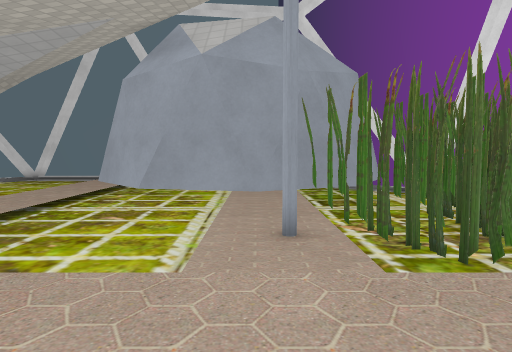
view 1 (above)

18 first-person views from a walk through a Godot game level. The camera is 1.5 m above the floor, tilts 4° down and sees 75° across. The floor is counted in squares, 1 m on a side. Each view is taken from the middle of a square. On the plan, view 1 faces up. The plan holds only what a view shows up to about 15 squares ahead; the rest is blank. The place goes on beyond the plan. Some surface patterns are stand-ins.

view 2
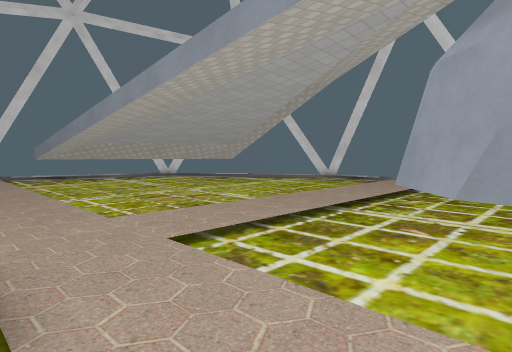

view 3
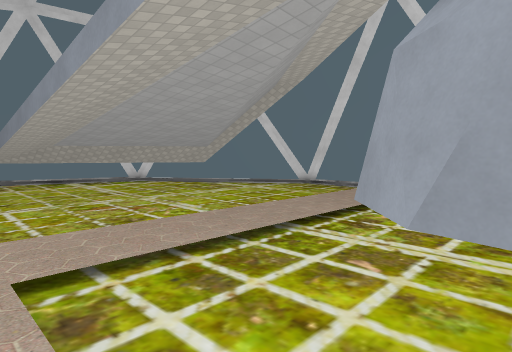

view 4
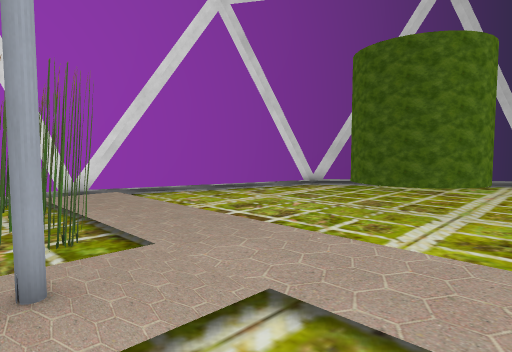

view 5
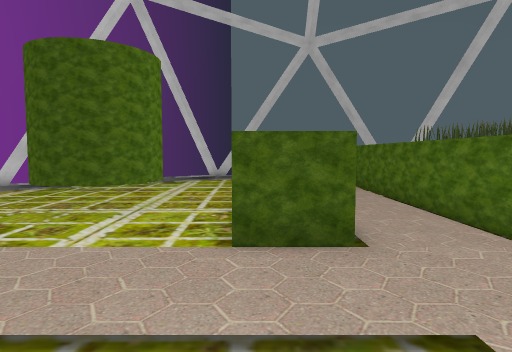

view 6
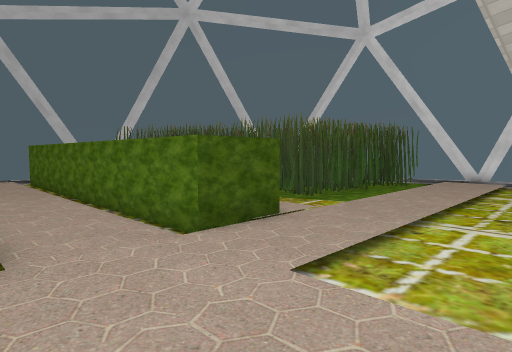

view 7
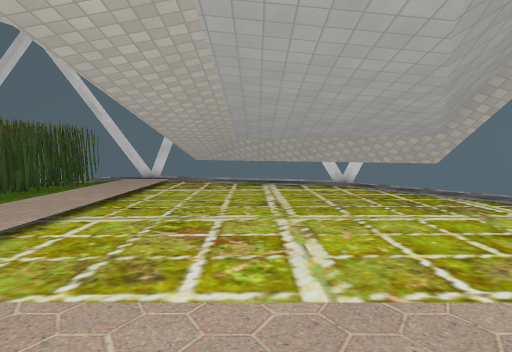

view 8
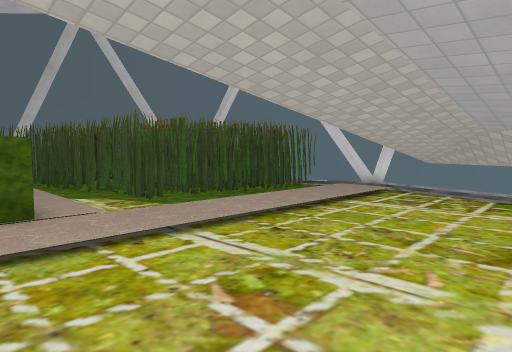

view 9
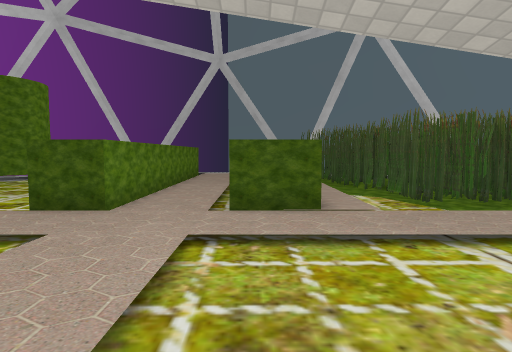

view 10
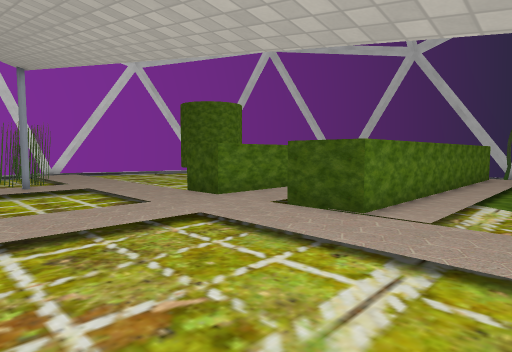

view 11
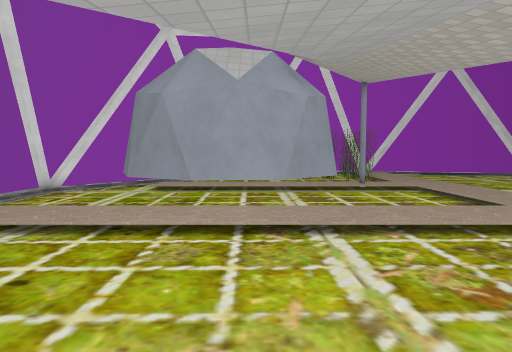

view 12
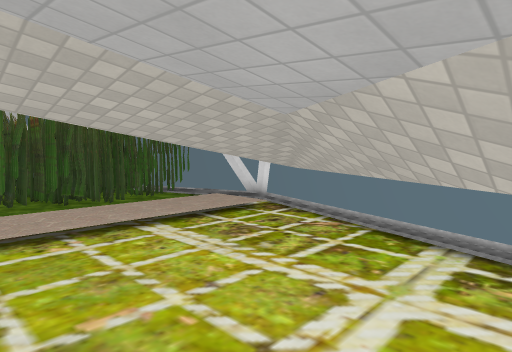

view 13
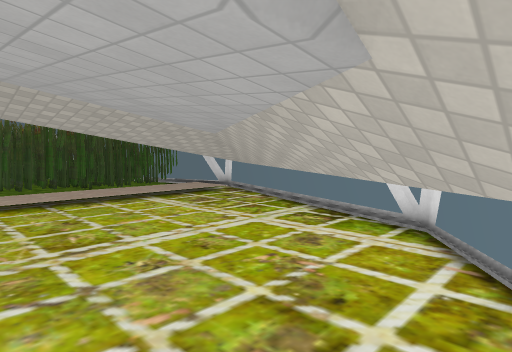

view 14
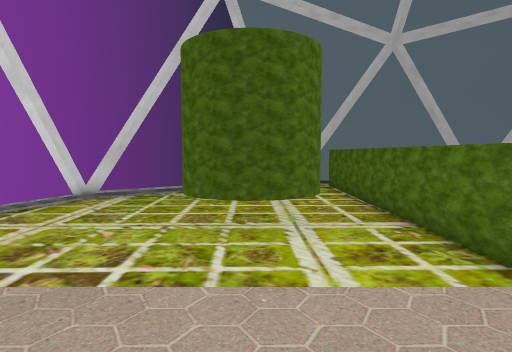

view 15
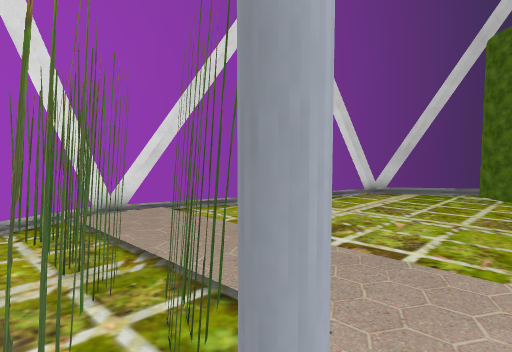

view 16
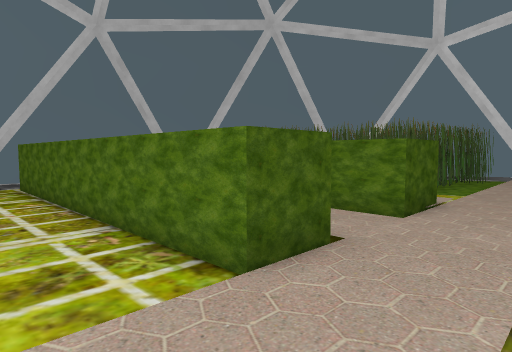

view 17
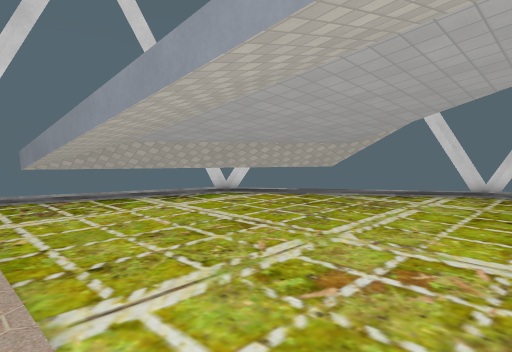

view 18
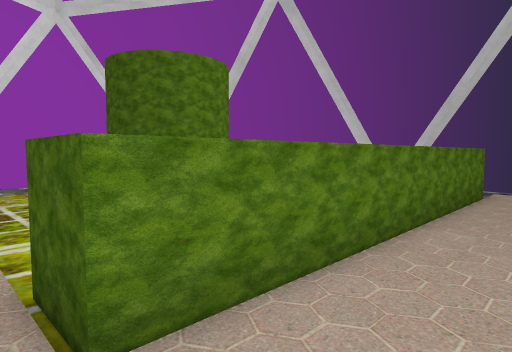

### Floor plan
Key: @ floor where view 1 was taken; # wall or solid block; . main floor; : floor 0.25 m higher than the main floor; / step, stairs or slope; = window, fence, low wall or low ledge; ^ raised ledge; T thing the floor can be seen under or through.
Columns run from 22 left of view 1 to 9 right of it. Each row starts with its distance up from view 1.
 17         ####       ####
 16        =#...   ::.....#
 15       ##....../::...###
 14       ##....../::..##
 13      ##......./::.##
 12      ##......./::.#
 11     ##......../::.#
 10     ##......../::.#
  9    ##........./::.##
  8    #........../::..##
  7    T........../::...####
  6   TT........../::..../:##
  5 #TTTT........./::..../:####
  4 #............./::..../::.#######
  3 #::::::::::::::::::::::::::::::#
  2 #::::::::::::::::::::::::::::::#
  1 #.##....../:##/::##............#
  0 #########./:##/::##...@.......##
 -1        ###/:##/::##...^.......#
 -2         ##/:##/::##..# #......#
 -3         ##/:##/::##..# ^.....#=
 -4         #./:##/::##..   .....#
 -5         ##/:##/::##..........#
 -6         ##/:##/::##.........#=
 -7          ##:##/::##........##
 -8          ##:##/::##.......##
 -9           /:##/::##......##
-10           ####/::##. ..
-11              #/::##.
-12              #/ :##.
-13                   ##

Positions as (right, up) in squares from view 1, and headings:
1: (0, 0), facing up
2: (-1, 1), facing up-left
3: (-1, 3), facing up-left
4: (-3, 6), facing down-right
5: (-4, 6), facing down
6: (-5, 6), facing down-left
7: (-5, 8), facing left
8: (-9, 9), facing down-left
9: (-9, 9), facing down
10: (-14, 8), facing down-right
11: (-14, 10), facing right
12: (-15, 10), facing down-left
13: (-13, 14), facing down-left
14: (0, 5), facing down
15: (0, 6), facing down-right
16: (-1, 4), facing down-left
17: (-9, 3), facing up-left
18: (-8, 2), facing down-right
